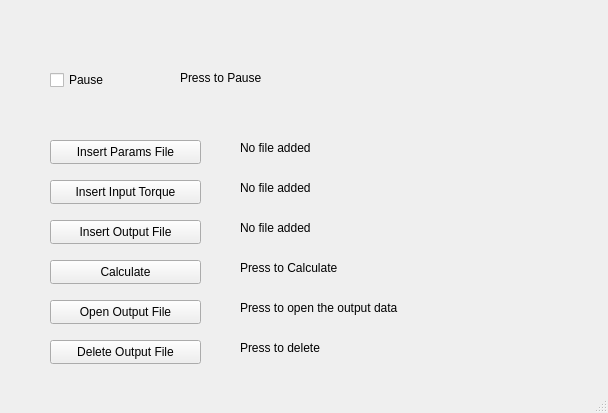
<?xml version="1.0" encoding="UTF-8"?>
<ui version="4.0">
 <class>MainWindow</class>
 <widget class="QMainWindow" name="MainWindow">
  <property name="geometry">
   <rect>
    <x>0</x>
    <y>0</y>
    <width>608</width>
    <height>413</height>
   </rect>
  </property>
  <property name="windowTitle">
   <string>MainWindow</string>
  </property>
  <widget class="QWidget" name="centralwidget">
   <widget class="QPushButton" name="ParamsButton">
    <property name="geometry">
     <rect>
      <x>50</x>
      <y>140</y>
      <width>151</width>
      <height>24</height>
     </rect>
    </property>
    <property name="text">
     <string>Insert Params File</string>
    </property>
   </widget>
   <widget class="QPushButton" name="TorqueButton">
    <property name="enabled">
     <bool>true</bool>
    </property>
    <property name="geometry">
     <rect>
      <x>50</x>
      <y>180</y>
      <width>151</width>
      <height>24</height>
     </rect>
    </property>
    <property name="text">
     <string>Insert Input Torque</string>
    </property>
   </widget>
   <widget class="QPushButton" name="OutputButton">
    <property name="geometry">
     <rect>
      <x>50</x>
      <y>220</y>
      <width>151</width>
      <height>24</height>
     </rect>
    </property>
    <property name="text">
     <string>Insert Output File</string>
    </property>
   </widget>
   <widget class="QPushButton" name="CalculateButton">
    <property name="geometry">
     <rect>
      <x>50</x>
      <y>260</y>
      <width>151</width>
      <height>24</height>
     </rect>
    </property>
    <property name="text">
     <string>Calculate</string>
    </property>
   </widget>
   <widget class="QCheckBox" name="PauseBox">
    <property name="geometry">
     <rect>
      <x>50</x>
      <y>70</y>
      <width>76</width>
      <height>20</height>
     </rect>
    </property>
    <property name="text">
     <string>Pause</string>
    </property>
   </widget>
   <widget class="QPushButton" name="OpenButton">
    <property name="geometry">
     <rect>
      <x>50</x>
      <y>300</y>
      <width>151</width>
      <height>24</height>
     </rect>
    </property>
    <property name="text">
     <string>Open Output File</string>
    </property>
   </widget>
   <widget class="QLabel" name="PauseLabel">
    <property name="geometry">
     <rect>
      <x>180</x>
      <y>70</y>
      <width>91</width>
      <height>16</height>
     </rect>
    </property>
    <property name="text">
     <string>Press to Pause</string>
    </property>
   </widget>
   <widget class="QLabel" name="ParamsLabel">
    <property name="geometry">
     <rect>
      <x>240</x>
      <y>140</y>
      <width>121</width>
      <height>16</height>
     </rect>
    </property>
    <property name="text">
     <string>No file added</string>
    </property>
   </widget>
   <widget class="QLabel" name="InsertOutLabel">
    <property name="geometry">
     <rect>
      <x>240</x>
      <y>220</y>
      <width>141</width>
      <height>16</height>
     </rect>
    </property>
    <property name="text">
     <string>No file added</string>
    </property>
   </widget>
   <widget class="QLabel" name="CalculateLabel">
    <property name="geometry">
     <rect>
      <x>240</x>
      <y>260</y>
      <width>141</width>
      <height>16</height>
     </rect>
    </property>
    <property name="text">
     <string>Press to Calculate</string>
    </property>
   </widget>
   <widget class="QLabel" name="OpenOutLabel">
    <property name="geometry">
     <rect>
      <x>240</x>
      <y>300</y>
      <width>201</width>
      <height>16</height>
     </rect>
    </property>
    <property name="text">
     <string>Press to open the output data</string>
    </property>
   </widget>
   <widget class="QLabel" name="label">
    <property name="enabled">
     <bool>true</bool>
    </property>
    <property name="geometry">
     <rect>
      <x>240</x>
      <y>180</y>
      <width>131</width>
      <height>16</height>
     </rect>
    </property>
    <property name="text">
     <string>No file added</string>
    </property>
   </widget>
   <widget class="QPushButton" name="pushButton">
    <property name="geometry">
     <rect>
      <x>50</x>
      <y>340</y>
      <width>151</width>
      <height>24</height>
     </rect>
    </property>
    <property name="text">
     <string>Delete Output File</string>
    </property>
   </widget>
   <widget class="QLabel" name="label_2">
    <property name="geometry">
     <rect>
      <x>240</x>
      <y>340</y>
      <width>141</width>
      <height>16</height>
     </rect>
    </property>
    <property name="text">
     <string>Press to delete</string>
    </property>
   </widget>
  </widget>
  <widget class="QMenuBar" name="menubar">
   <property name="geometry">
    <rect>
     <x>0</x>
     <y>0</y>
     <width>608</width>
     <height>22</height>
    </rect>
   </property>
  </widget>
  <widget class="QStatusBar" name="statusbar"/>
 </widget>
 <resources/>
 <connections/>
</ui>
